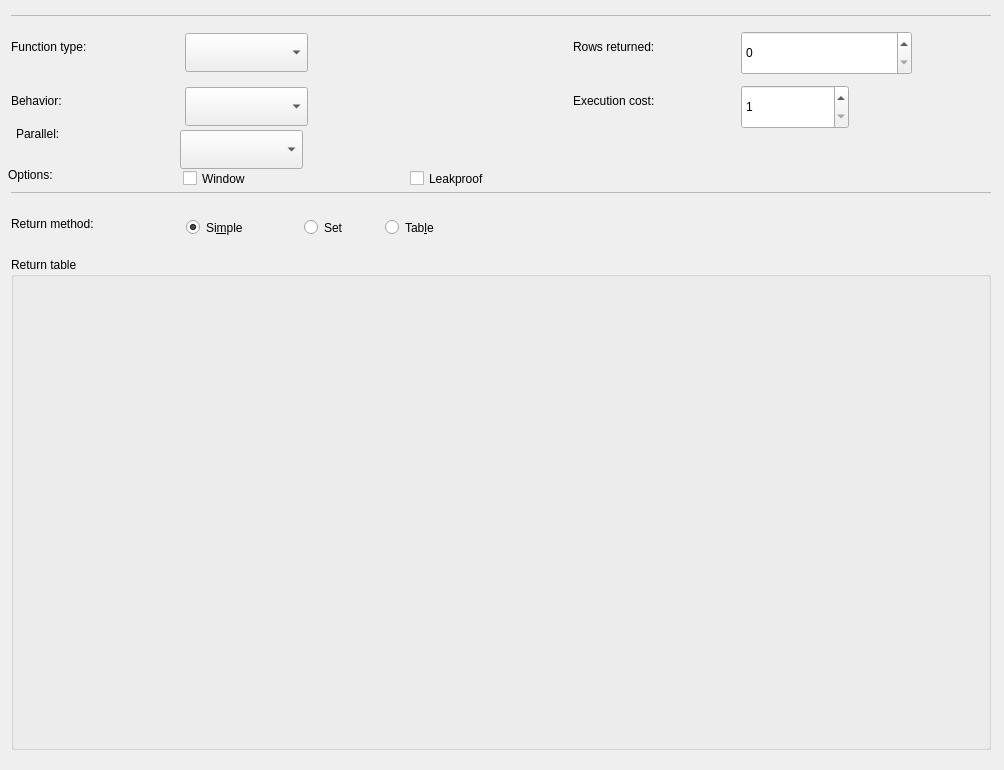
<?xml version="1.0" encoding="UTF-8"?>
<ui version="4.0">
 <class>FunctionWidget</class>
 <widget class="QWidget" name="FunctionWidget">
  <property name="geometry">
   <rect>
    <x>0</x>
    <y>0</y>
    <width>1004</width>
    <height>770</height>
   </rect>
  </property>
  <property name="sizePolicy">
   <sizepolicy hsizetype="Preferred" vsizetype="Expanding">
    <horstretch>0</horstretch>
    <verstretch>0</verstretch>
   </sizepolicy>
  </property>
  <property name="minimumSize">
   <size>
    <width>465</width>
    <height>216</height>
   </size>
  </property>
  <widget class="QSpinBox" name="exec_cost_spb">
   <property name="geometry">
    <rect>
     <x>741</x>
     <y>85</y>
     <width>108</width>
     <height>44</height>
    </rect>
   </property>
   <property name="sizePolicy">
    <sizepolicy hsizetype="Expanding" vsizetype="Fixed">
     <horstretch>0</horstretch>
     <verstretch>0</verstretch>
    </sizepolicy>
   </property>
   <property name="minimum">
    <number>1</number>
   </property>
   <property name="maximum">
    <number>10000</number>
   </property>
  </widget>
  <widget class="QLabel" name="func_type_lbl">
   <property name="geometry">
    <rect>
     <x>11</x>
     <y>31</y>
     <width>147</width>
     <height>31</height>
    </rect>
   </property>
   <property name="sizePolicy">
    <sizepolicy hsizetype="Preferred" vsizetype="Preferred">
     <horstretch>0</horstretch>
     <verstretch>0</verstretch>
    </sizepolicy>
   </property>
   <property name="maximumSize">
    <size>
     <width>16777215</width>
     <height>16777215</height>
    </size>
   </property>
   <property name="text">
    <string>Function type:</string>
   </property>
  </widget>
  <widget class="QComboBox" name="func_type_cmb">
   <property name="geometry">
    <rect>
     <x>185</x>
     <y>33</y>
     <width>123</width>
     <height>39</height>
    </rect>
   </property>
   <property name="sizePolicy">
    <sizepolicy hsizetype="Expanding" vsizetype="Fixed">
     <horstretch>0</horstretch>
     <verstretch>0</verstretch>
    </sizepolicy>
   </property>
   <property name="iconSize">
    <size>
     <width>28</width>
     <height>28</height>
    </size>
   </property>
  </widget>
  <widget class="QSpinBox" name="rows_ret_spb">
   <property name="geometry">
    <rect>
     <x>741</x>
     <y>31</y>
     <width>171</width>
     <height>44</height>
    </rect>
   </property>
   <property name="sizePolicy">
    <sizepolicy hsizetype="Expanding" vsizetype="Fixed">
     <horstretch>0</horstretch>
     <verstretch>0</verstretch>
    </sizepolicy>
   </property>
   <property name="maximum">
    <number>1000000000</number>
   </property>
  </widget>
  <widget class="QLabel" name="exec_cost_lbl">
   <property name="geometry">
    <rect>
     <x>568</x>
     <y>85</y>
     <width>160</width>
     <height>31</height>
    </rect>
   </property>
   <property name="sizePolicy">
    <sizepolicy hsizetype="Preferred" vsizetype="Preferred">
     <horstretch>0</horstretch>
     <verstretch>0</verstretch>
    </sizepolicy>
   </property>
   <property name="minimumSize">
    <size>
     <width>0</width>
     <height>0</height>
    </size>
   </property>
   <property name="maximumSize">
    <size>
     <width>16777215</width>
     <height>16777215</height>
    </size>
   </property>
   <property name="text">
    <string>Execution cost:</string>
   </property>
   <property name="indent">
    <number>5</number>
   </property>
  </widget>
  <widget class="QLabel" name="behavior_lbl">
   <property name="geometry">
    <rect>
     <x>11</x>
     <y>85</y>
     <width>98</width>
     <height>31</height>
    </rect>
   </property>
   <property name="sizePolicy">
    <sizepolicy hsizetype="Preferred" vsizetype="Preferred">
     <horstretch>0</horstretch>
     <verstretch>0</verstretch>
    </sizepolicy>
   </property>
   <property name="maximumSize">
    <size>
     <width>16777215</width>
     <height>16777215</height>
    </size>
   </property>
   <property name="text">
    <string>Behavior:</string>
   </property>
  </widget>
  <widget class="QLabel" name="return_rows_lbl">
   <property name="geometry">
    <rect>
     <x>568</x>
     <y>31</y>
     <width>163</width>
     <height>31</height>
    </rect>
   </property>
   <property name="maximumSize">
    <size>
     <width>16777215</width>
     <height>16777215</height>
    </size>
   </property>
   <property name="text">
    <string>Rows returned:</string>
   </property>
   <property name="indent">
    <number>5</number>
   </property>
  </widget>
  <widget class="QComboBox" name="behavior_cmb">
   <property name="geometry">
    <rect>
     <x>185</x>
     <y>87</y>
     <width>123</width>
     <height>39</height>
    </rect>
   </property>
   <property name="sizePolicy">
    <sizepolicy hsizetype="Expanding" vsizetype="Fixed">
     <horstretch>0</horstretch>
     <verstretch>0</verstretch>
    </sizepolicy>
   </property>
   <property name="iconSize">
    <size>
     <width>28</width>
     <height>28</height>
    </size>
   </property>
  </widget>
  <widget class="QCheckBox" name="window_func_chk">
   <property name="geometry">
    <rect>
     <x>183</x>
     <y>160</y>
     <width>217</width>
     <height>37</height>
    </rect>
   </property>
   <property name="sizePolicy">
    <sizepolicy hsizetype="Fixed" vsizetype="Fixed">
     <horstretch>0</horstretch>
     <verstretch>0</verstretch>
    </sizepolicy>
   </property>
   <property name="text">
    <string>Window</string>
   </property>
  </widget>
  <widget class="QCheckBox" name="leakproof_chk">
   <property name="geometry">
    <rect>
     <x>410</x>
     <y>160</y>
     <width>144</width>
     <height>37</height>
    </rect>
   </property>
   <property name="text">
    <string>Leakproof</string>
   </property>
  </widget>
  <widget class="QLabel" name="options_lbl">
   <property name="geometry">
    <rect>
     <x>8</x>
     <y>159</y>
     <width>88</width>
     <height>31</height>
    </rect>
   </property>
   <property name="sizePolicy">
    <sizepolicy hsizetype="Preferred" vsizetype="Preferred">
     <horstretch>0</horstretch>
     <verstretch>0</verstretch>
    </sizepolicy>
   </property>
   <property name="maximumSize">
    <size>
     <width>16777215</width>
     <height>16777215</height>
    </size>
   </property>
   <property name="text">
    <string>Options:</string>
   </property>
  </widget>
  <widget class="QFrame" name="hline_frm">
   <property name="geometry">
    <rect>
     <x>11</x>
     <y>15</y>
     <width>980</width>
     <height>1</height>
    </rect>
   </property>
   <property name="sizePolicy">
    <sizepolicy hsizetype="Preferred" vsizetype="Fixed">
     <horstretch>0</horstretch>
     <verstretch>0</verstretch>
    </sizepolicy>
   </property>
   <property name="minimumSize">
    <size>
     <width>0</width>
     <height>1</height>
    </size>
   </property>
   <property name="maximumSize">
    <size>
     <width>16777215</width>
     <height>1</height>
    </size>
   </property>
   <property name="frameShape">
    <enum>QFrame::StyledPanel</enum>
   </property>
   <property name="frameShadow">
    <enum>QFrame::Sunken</enum>
   </property>
  </widget>
  <widget class="QFrame" name="hline1_frm">
   <property name="geometry">
    <rect>
     <x>11</x>
     <y>192</y>
     <width>980</width>
     <height>1</height>
    </rect>
   </property>
   <property name="sizePolicy">
    <sizepolicy hsizetype="Preferred" vsizetype="Fixed">
     <horstretch>0</horstretch>
     <verstretch>0</verstretch>
    </sizepolicy>
   </property>
   <property name="minimumSize">
    <size>
     <width>0</width>
     <height>1</height>
    </size>
   </property>
   <property name="maximumSize">
    <size>
     <width>16777215</width>
     <height>1</height>
    </size>
   </property>
   <property name="frameShape">
    <enum>QFrame::StyledPanel</enum>
   </property>
   <property name="frameShadow">
    <enum>QFrame::Sunken</enum>
   </property>
  </widget>
  <widget class="QLabel" name="ret_method_lbl">
   <property name="geometry">
    <rect>
     <x>11</x>
     <y>208</y>
     <width>164</width>
     <height>31</height>
    </rect>
   </property>
   <property name="sizePolicy">
    <sizepolicy hsizetype="Preferred" vsizetype="Preferred">
     <horstretch>0</horstretch>
     <verstretch>0</verstretch>
    </sizepolicy>
   </property>
   <property name="maximumSize">
    <size>
     <width>16777215</width>
     <height>16777215</height>
    </size>
   </property>
   <property name="text">
    <string>Return method:</string>
   </property>
  </widget>
  <widget class="QGroupBox" name="ret_table_gb">
   <property name="geometry">
    <rect>
     <x>11</x>
     <y>257</y>
     <width>980</width>
     <height>493</height>
    </rect>
   </property>
   <property name="sizePolicy">
    <sizepolicy hsizetype="Preferred" vsizetype="Expanding">
     <horstretch>0</horstretch>
     <verstretch>0</verstretch>
    </sizepolicy>
   </property>
   <property name="title">
    <string>Return table</string>
   </property>
  </widget>
  <widget class="QRadioButton" name="simple_rb">
   <property name="geometry">
    <rect>
     <x>186</x>
     <y>209</y>
     <width>108</width>
     <height>37</height>
    </rect>
   </property>
   <property name="sizePolicy">
    <sizepolicy hsizetype="Preferred" vsizetype="Fixed">
     <horstretch>0</horstretch>
     <verstretch>0</verstretch>
    </sizepolicy>
   </property>
   <property name="text">
    <string>Si&amp;mple</string>
   </property>
   <property name="checked">
    <bool>true</bool>
   </property>
   <property name="autoExclusive">
    <bool>true</bool>
   </property>
  </widget>
  <widget class="QRadioButton" name="set_rb">
   <property name="geometry">
    <rect>
     <x>304</x>
     <y>209</y>
     <width>71</width>
     <height>37</height>
    </rect>
   </property>
   <property name="sizePolicy">
    <sizepolicy hsizetype="Preferred" vsizetype="Fixed">
     <horstretch>0</horstretch>
     <verstretch>0</verstretch>
    </sizepolicy>
   </property>
   <property name="text">
    <string>Set</string>
   </property>
   <property name="autoExclusive">
    <bool>true</bool>
   </property>
  </widget>
  <widget class="QRadioButton" name="table_rb">
   <property name="geometry">
    <rect>
     <x>385</x>
     <y>209</y>
     <width>93</width>
     <height>37</height>
    </rect>
   </property>
   <property name="sizePolicy">
    <sizepolicy hsizetype="Expanding" vsizetype="Fixed">
     <horstretch>0</horstretch>
     <verstretch>0</verstretch>
    </sizepolicy>
   </property>
   <property name="text">
    <string>Tab&amp;le</string>
   </property>
   <property name="autoExclusive">
    <bool>true</bool>
   </property>
  </widget>
  <widget class="QComboBox" name="parallel_cmb">
   <property name="geometry">
    <rect>
     <x>180</x>
     <y>130</y>
     <width>123</width>
     <height>39</height>
    </rect>
   </property>
   <property name="sizePolicy">
    <sizepolicy hsizetype="Expanding" vsizetype="Fixed">
     <horstretch>0</horstretch>
     <verstretch>0</verstretch>
    </sizepolicy>
   </property>
   <property name="iconSize">
    <size>
     <width>28</width>
     <height>28</height>
    </size>
   </property>
  </widget>
  <widget class="QLabel" name="parallel_lbl">
   <property name="geometry">
    <rect>
     <x>16</x>
     <y>118</y>
     <width>98</width>
     <height>31</height>
    </rect>
   </property>
   <property name="sizePolicy">
    <sizepolicy hsizetype="Preferred" vsizetype="Preferred">
     <horstretch>0</horstretch>
     <verstretch>0</verstretch>
    </sizepolicy>
   </property>
   <property name="maximumSize">
    <size>
     <width>16777215</width>
     <height>16777215</height>
    </size>
   </property>
   <property name="text">
    <string>Parallel:</string>
   </property>
  </widget>
 </widget>
 <tabstops>
  <tabstop>simple_rb</tabstop>
  <tabstop>set_rb</tabstop>
  <tabstop>table_rb</tabstop>
 </tabstops>
 <resources/>
 <connections/>
</ui>
